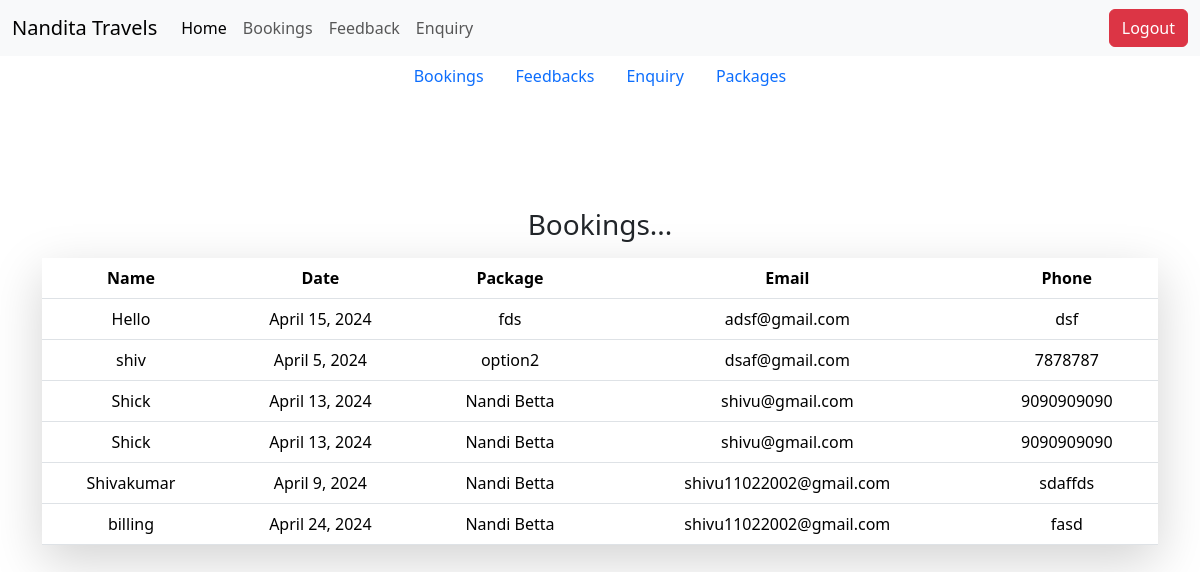
Page /dash/ (signed in) on the committed database.
### home/models.py (models this page shows, shortened)
class Bookings(models.Model):
    user = models.ForeignKey(User, on_delete = models.CASCADE, blank= True)
    name = models.CharField(max_length=100, blank=False)
    date = models.DateField(blank=False)
    package_choices = [(package.name, f"{package.name} - {package.price}") for package in Package.objects.all()]
    package = models.CharField(max_length=100, choices = package_choices)
    email = models.EmailField(blank=False)
    phone = models.CharField(max_length = 10, blank=False)

### home/views.py (the view)
# urls.py: path('dash/', views.Dashboard, name='dashboard'),
def Dashboard(request):
    books = Bookings.objects.all()
    return render(request, 'dash.html', {'books':books})

### template/dash.html
{% extends 'home.html' %}
{% block content %}
<ul class="nav justify-content-center">
    <li class="nav-item">
      <a class="nav-link active" aria-current="page" href="{% url 'dashboard' %}">Bookings</a>
    </li>
    <li class="nav-item">
      <a class="nav-link" href="{% url 'dashfeedback' %}">Feedbacks</a>
    </li>
    <li class="nav-item">
      <a class="nav-link" href="{% url 'dashenquiry' %}">Enquiry</a>
    </li>
    <li class="nav-item">
      <a class="nav-link" href="{% url 'dashpackage' %}" >Packages</a>
    </li>
  </ul>
  {% block dash %}
  <div class="container text-center mt-5 pt-5 ">
    <h3 class="my-3">Bookings...</h3>
    <table class="table shadow-lg py-3 px-2">
        <thead>
          <tr>
            <th scope="col">Name</th>
            <th scope="col">Date</th>
            <th scope="col">Package</th>
            <th scope="col">Email</th>
            <th scope="col">Phone</th>
          </tr>
        </thead>
        <tbody>
            {% for i in books %}
          <tr>
            <td>{{i.name}}</td>
            <td>{{i.date}}</td>
            <td>{{i.package}}</td>
            <td>{{i.email}}</td>
            <td>{{i.phone}}</td>
          </tr>
          {% endfor %}
        </tbody>
      </table>
</div>
  {% endblock %}
{% endblock %}

### rows in the picture
Bookings: name "Hello", date "April 15, 2024", package "fds", email "adsf@gmail.com", phone "dsf"
Bookings: name "shiv", date "April 5, 2024", package "option2", email "dsaf@gmail.com", phone "7878787"
Bookings: name "Shick", date "April 13, 2024", package "Nandi Betta", email "shivu@gmail.com", phone "9090909090"
Bookings: name "Shick", date "April 13, 2024", package "Nandi Betta", email "shivu@gmail.com", phone "9090909090"
Bookings: name "Shivakumar", date "April 9, 2024", package "Nandi Betta", email "shivu11022002@gmail.com", phone "sdaffds"
Bookings: name "billing", date "April 24, 2024", package "Nandi Betta", email "shivu11022002@gmail.com", phone "fasd"
